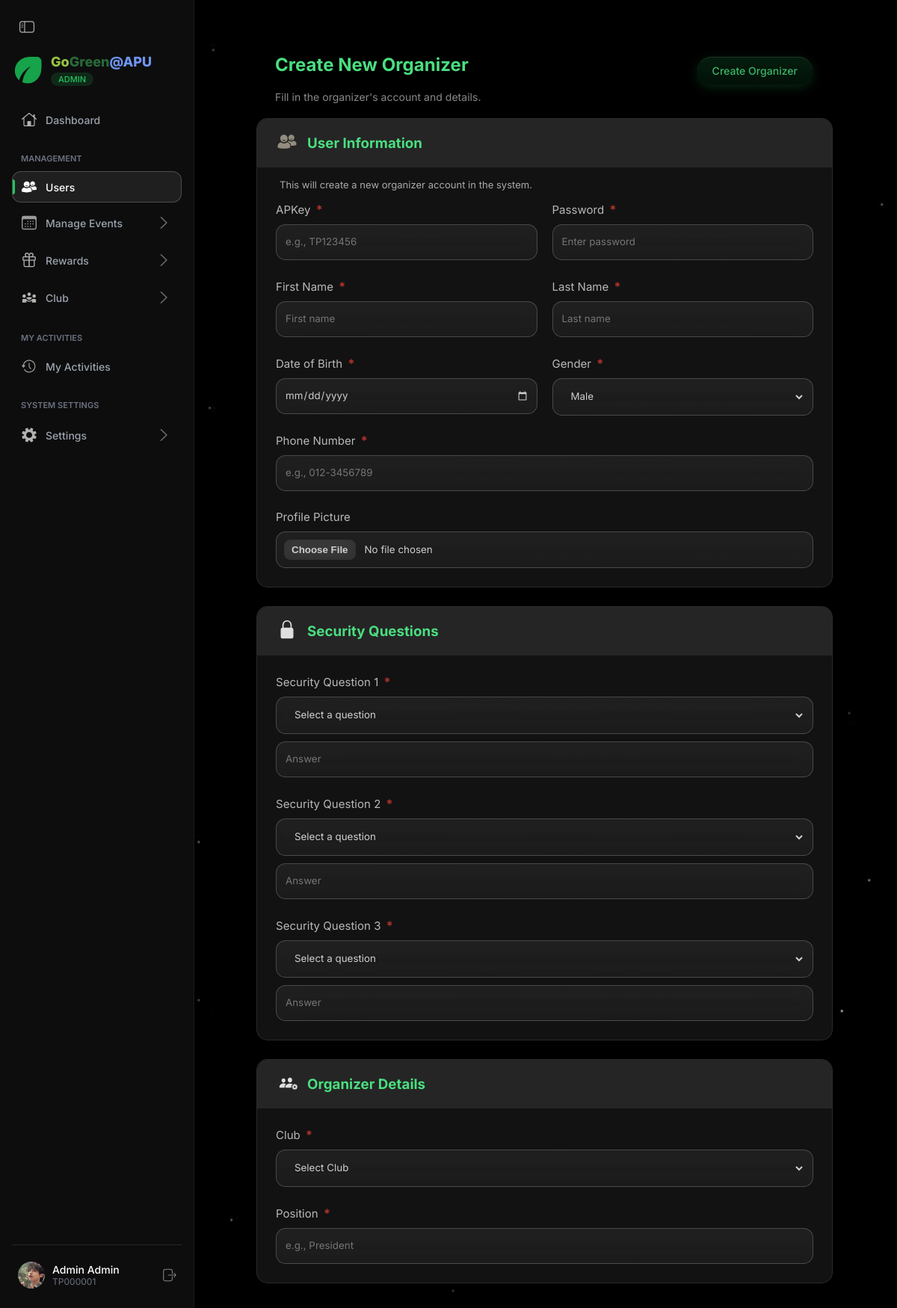
/frontend/admin/User/create_organizer.php (signed in), run on the app's committed database.
### tables this page shows
CREATE TABLE `users` (
  `id` bigint(20) NOT NULL,
  `apkey` varchar(15) NOT NULL,
  `password` varchar(200) NOT NULL,
  `role` varchar(20) NOT NULL,
  `first_name` varchar(50) NOT NULL,
  `last_name` varchar(50) NOT NULL,
  `avatar_path` varchar(250) DEFAULT NULL,
  `dob` date NOT NULL,
  `gender` enum('Male','Female') NOT NULL,
  `phone_no` varchar(20) NOT NULL,
  `security_quest1` varchar(100) NOT NULL,
  `security_quest2` varchar(100) NOT NULL,
  `security_quest3` varchar(100) NOT NULL,
  `security_ans1` varchar(100) NOT NULL,
  `security_ans2` varchar(100) NOT NULL,
  `security_ans3` varchar(100) NOT NULL,
  `created_at` datetime NOT NULL DEFAULT CURRENT_TIMESTAMP,
  `updated_at` datetime DEFAULT NULL,
  `last_login` datetime DEFAULT NULL
);

### frontend/admin/User/create_organizer.php (the view, shortened to what this page needs)
<!DOCTYPE html>
<html lang="en">
<head>
	<?php include($_SERVER['DOCUMENT_ROOT'] . '/GoGreen-APU/includes/head.php'); ?>
	<link rel="stylesheet" href="/GoGreen-APU/assets/css/organizer/sidebar.css">
	<link rel="stylesheet" href="/GoGreen-APU/assets/css/organizer/my_events/information.css">
</head>
<body>
<?php
	$page_name = 'user';
	include($_SERVER['DOCUMENT_ROOT'] . '/GoGreen-APU/frontend/admin/sidebar.php');
?>
<main>
	<section class="page-content">
		<form action="" method="post" enctype="multipart/form-data">
			<div class="page-header">
				<div class="header-title">
					<h2>Create New Organizer</h2>
					<p style="color: #888; font-size: 14px; margin-top: 5px;">Fill in the organizer's account and details.</p>
				</div>
				<div class="header-actions">
					<button type="submit" class="btn-save">
						<span>Create Organizer</span>
					</button>
				</div>
			</div>
			<div class="form-part">
				<div class="form-part-header">
					<span><img src="/GoGreen-APU/assets/icons/user.svg" alt=""></span>
					<h3>User Information</h3>
				</div>
				<div class="form-part-content">
					<p class="form-hint">This will create a new organizer account in the system.</p>
					<div style="display: flex; gap: 20px;">
						<div class="form-field" style="flex:1;">
							<label>APKey <span class="required-star">*</span></label>
							<div class="txt-container glass-effect-border"><input type="text" name="apkey" placeholder="e.g., TP123456" required></div>
						</div>
						<div class="form-field" style="flex:1;">
							<label>Password <span class="required-star">*</span></label>
							<div class="txt-container glass-effect-border"><input type="password" name="password" placeholder="Enter password" required></div>
						</div>
					</div>
					<div style="display: flex; gap: 20px;">
						<div class="form-field" style="flex:1;">
							<label>First Name <span class="required-star">*</span></label>
							<div class="txt-container glass-effect-border"><input type="text" name="first_name" placeholder="First name" required></div>
						</div>
						<div class="form-field" style="flex:1;">
							<label>Last Name <span class="required-star">*</span></label>
							<div class="txt-container glass-effect-border"><input type="text" name="last_name" placeholder="Last name" required></div>
						</div>
					</div>
					<div style="display: flex; gap: 20px;">
						<div class="form-field" style="flex:1;">
							<label>Date of Birth <span class="required-star">*</span></label>
							<div class="txt-container glass-effect-border"><input type="date" name="dob" required></div>
						</div>
						<div class="form-field" style="flex:1;">
							<label>Gender <span class="required-star">*</span></label>
							<div class="txt-container glass-effect-border">
								<select name="gender" required style="background:transparent; color:white; border:none; width:100%; height:100%; padding:10px; outline:none;">
									<option value="Male" style="color:black;">Male</option>
								</select>
							</div>
						</div>
					</div>
					<div class="form-field">
						<label>Phone Number <span class="required-star">*</span></label>
						<div class="txt-container glass-effect-border"><input type="text" name="phone_no" placeholder="e.g., 012-3456789" required></div>
					</div>
					<div class="form-field">
						<label>Profile Picture</label>
						<div class="txt-container glass-effect-border"><input type="file" name="profile_picture" accept="image/*"></div>
					</div>
				</div>
			</div>
			<div class="form-part">
				<div class="form-part-header">
					<span><img src="/GoGreen-APU/assets/icons/lock.fill.svg" alt=""></span>
					<h3>Security Questions</h3>
				</div>
				<div class="form-part-content">
					<div class="form-field">
						<label>Security Question 1 <span class="required-star">*</span></label>
						<div class="txt-container glass-effect-border">
							<select name="security_quest1" required style="background:transparent; color:white; border:none; width:100%; height:100%; padding:10px; outline:none;">
								<option value="" disabled selected>Select a question</option>
							</select>
						</div>
						<div class="txt-container glass-effect-border"><input type="text" name="security_ans1" placeholder="Answer" required></div>
					</div>
					<div class="form-field">
						<label>Security Question 2 <span class="required-star">*</span></label>
						<div class="txt-container glass-effect-border">
							<select name="security_quest2" required style="background:transparent; color:white; border:none; width:100%; height:100%; padding:10px; outline:none;">
								<option value="" disabled selected>Select a question</option>
							</select>
						</div>
						<div class="txt-container glass-effect-border"><input type="text" name="security_ans2" placeholder="Answer" required></div>
					</div>
					<div class="form-field">
						<label>Security Question 3 <span class="required-star">*</span></label>
						<div class="txt-container glass-effect-border">
							<select name="security_quest3" required style="background:transparent; color:white; border:none; width:100%; height:100%; padding:10px; outline:none;">
								<option value="" disabled selected>Select a question</option>
							</select>
						</div>
						<div class="txt-container glass-effect-border"><input type="text" name="security_ans3" placeholder="Answer" required></div>
					</div>
				</div>
			</div>
			<div class="form-part">
				<div class="form-part-header">
					<span><img src="/GoGreen-APU/assets/icons/person.2.badge.gearshape.fill.svg" alt=""></span>
					<h3>Organizer Details</h3>
				</div>
				<div class="form-part-content">
					<div class="form-field">
						<label>Club <span class="required-star">*</span></label>
						<div class="txt-container glass-effect-border">
							<select name="club_id" required style="background:transparent; color:white; border:none; width:100%; height:100%; padding:10px; outline:none;">
								<option value="" style="color:black;">Select Club</option>
							</select>
						</div>
					</div>
					<div class="form-field">
						<label>Position <span class="required-star">*</span></label>
						<div class="txt-container glass-effect-border"><input type="text" name="position" placeholder="e.g., President" required></div>
					</div>
				</div>
			</div>
		</form>
	</section>
</main>
</body>
</html>

### frontend/admin/sidebar.php (shortened to what this page needs)
 <?php
    $current_user_id = $_SESSION['user_id'] ?? 0;
    $display_name = "Guest";
    $display_apkey = "TP000000";
    $display_avatar = "profile.jpg";
if ($current_user_id > 0) {
    $sql_sidebar = "SELECT first_name, last_name, apkey, avatar_path FROM users WHERE id = $current_user_id";
    $res_sidebar = mysqli_query($conn, $sql_sidebar);
        if ($res_sidebar && mysqli_num_rows($res_sidebar) > 0) {
            $user_db = mysqli_fetch_assoc($res_sidebar);
            $display_name = trim($user_db['last_name'] . ' ' . $user_db['first_name']);
            $display_apkey = $user_db['apkey'];
            $display_avatar = $user_db['avatar_path'] ?: 'profile.jpg';
        }
    }
    $event_pages = ['my_events', 'event_overview', 'event_info', 'event_participants', 'event_attendance', 'event_certificate', 'event_collaborators', 'event_reports', 'event_report'];
    $reward_pages = ['reward', 'reward_redemption'];
    $club_pages = ['club', 'create_club', 'manage_club'];
    $settings_pages = ['settings', 'settings_general', 'settings_pinned_post', 'settings_faq'];
    $show_event_dropdown = in_array($page_name, $event_pages);
    $show_reward_dropdown = in_array($page_name, $reward_pages);
    $show_club_dropdown = in_array($page_name, $club_pages);
    $show_settings_dropdown = in_array($page_name, $settings_pages);
    ?>
<div id="side_nav">
    <button id="toggle_btn" onclick="switchSidebar()">
        <img src="/GoGreen-APU/assets/icons/navigation/sidebar.leading.svg" alt="Menu">
    </button>
    <div id="logo_sec">
        <img id="logo_img" src="/GoGreen-APU/assets/images/logo/GoGreen@APU icon.svg" alt="Logo">
        <div id="brand_name">
            <span class="title-name">
                <span class="go">Go</span><span class="green">Green</span><span class="apu">@APU</span>
            </span>
            <span id="role_label">Admin</span>
        </div>
    </div>
     <nav>
         <div class="nav_group">
             <a class="menu_link <?php if ($page_name == 'dashboard') {
                                        echo 'active';
                                    } ?>" href="/GoGreen-APU/frontend/admin/index.php">
                 <span class="icon"><img src="/GoGreen-APU/assets/icons/navigation/home.svg" alt="Home"></span>
                 <span class="label">Dashboard</span>
             </a>
         </div>
        <div class="nav_group">
            <span class="group_title">Management</span>
             <div class="dropdown_box">
                 <a class="menu_link parent_link <?php if ($page_name == 'user') {
                                                        echo 'active';
                                                    } ?>" href="/GoGreen-APU/frontend/admin/user/index.php">
                     <span class="icon"><img src="/GoGreen-APU/assets/icons/user.svg" alt="Users"></span>
                     <span class="label">Users</span>
                 </a>
             </div>
             <div class="dropdown_box">
                 <a class="menu_link parent_link <?php if ($page_name == 'my_events') {
                                                        echo 'active';
                                                    } ?>" href="/GoGreen-APU/frontend/admin/event/index.php">
                     <span class="icon"><img src="/GoGreen-APU/assets/icons/my_events.svg" alt="Events"></span>
                     <span class="label">Manage Events</span>
                     <span class="arrow <?php if ($show_event_dropdown) {
                                            echo 'open';
                                        } ?>">
                         <img src="/GoGreen-APU/assets/icons/navigation/chevron.right.svg" alt=">">
                     </span>
                 </a>
             </div>
             <div class="dropdown_box">
                 <a class="menu_link parent_link <?php if ($page_name == 'reward') {
                                                        echo 'active';
                                                    } ?>" href="/GoGreen-APU/frontend/admin/rewards/index.php">
                     <span class="icon"><img src="/GoGreen-APU/assets/icons/navigation/rewards.svg" alt="Rewards"></span>
                     <span class="label">Rewards</span>
                     <span class="arrow <?php if ($show_reward_dropdown) {
                                            echo 'open';
                                        } ?>">
                         <img src="/GoGreen-APU/assets/icons/navigation/chevron.right.svg" alt=">">
                     </span>
                 </a>
             </div>
             <div class="dropdown_box">
                 <a class="menu_link parent_link <?php if ($page_name == 'club') {
                                                        echo 'active';
                                                    } ?>" href="/GoGreen-APU/frontend/admin/club/index.php">
                     <span class="icon"><img
                             src="/GoGreen-APU/assets/icons/diversity_3_1000dp_1F1F1F_FILL0_wght400_GRAD0_opsz48.svg"
                             alt="Club"></span>
                     <span class="label">Club</span>
                     <span class="arrow <?php if ($show_club_dropdown) {
                                            echo 'open';
                                        } ?>">
                         <img src="/GoGreen-APU/assets/icons/navigation/chevron.right.svg" alt=">">
                     </span>
                 </a>
             </div>
        </div>
         <div class="nav_group">
             <span class="group_title">My Activities</span>
             <a class="menu_link <?php if ($page_name == 'my_activities') {
                                        echo 'active';
                                    } ?>" href="/GoGreen-APU/frontend/admin/my_activities/index.php">
                 <span class="icon"><img
                         src="/GoGreen-APU/assets/icons/clock.arrow.trianglehead.counterclockwise.rotate.90.svg"
                         alt="Activities"></span>
                 <span class="label">My Activities</span>
             </a>
         </div>
        <div class="nav_group">
            <span class="group_title">System Settings</span>
             <div class="dropdown_box">
                 <a class="menu_link parent_link <?php if ($page_name == 'settings') {
                                                        echo 'active';
                                                    } ?>" href="/GoGreen-APU/frontend/admin/system_setting/general/index.php">
                     <span class="icon"><img src="/GoGreen-APU/assets/icons/settings.svg" alt="Settings"></span>
                     <span class="label">Settings</span>
                     <span class="arrow <?php if ($show_settings_dropdown) {
                                            echo 'open';
                                        } ?>">
                         <img src="/GoGreen-APU/assets/icons/navigation/chevron.right.svg" alt=">">
                     </span>
                 </a>
             </div>
         </div>
     </nav>
     <div id="bottom_profile">
         <a class="<?php echo ($page_name == 'profile') ? 'active' : ''; ?>" href="/GoGreen-APU/frontend/admin/account/index.php">
             <img class="usr_pic" src="/GoGreen-APU/assets/images/profile/<?php echo $display_avatar; ?>" alt="Profile">
             <div class="usr_info">
                 <span class="name"><?php echo htmlspecialchars($display_name); ?></span>
                 <span class="id_num"><?php echo htmlspecialchars($display_apkey); ?></span>
             </div>
         </a>
         <a class="out_btn" href="/GoGreen-APU/actions/logout.php">
             <img src="/GoGreen-APU/assets/icons/navigation/logout.svg" alt="Logout">
         </a>
     </div>
</div>

### data on the page
users: avatar_path (picture), display_name "Admin Admin", apkey "TP000001"
